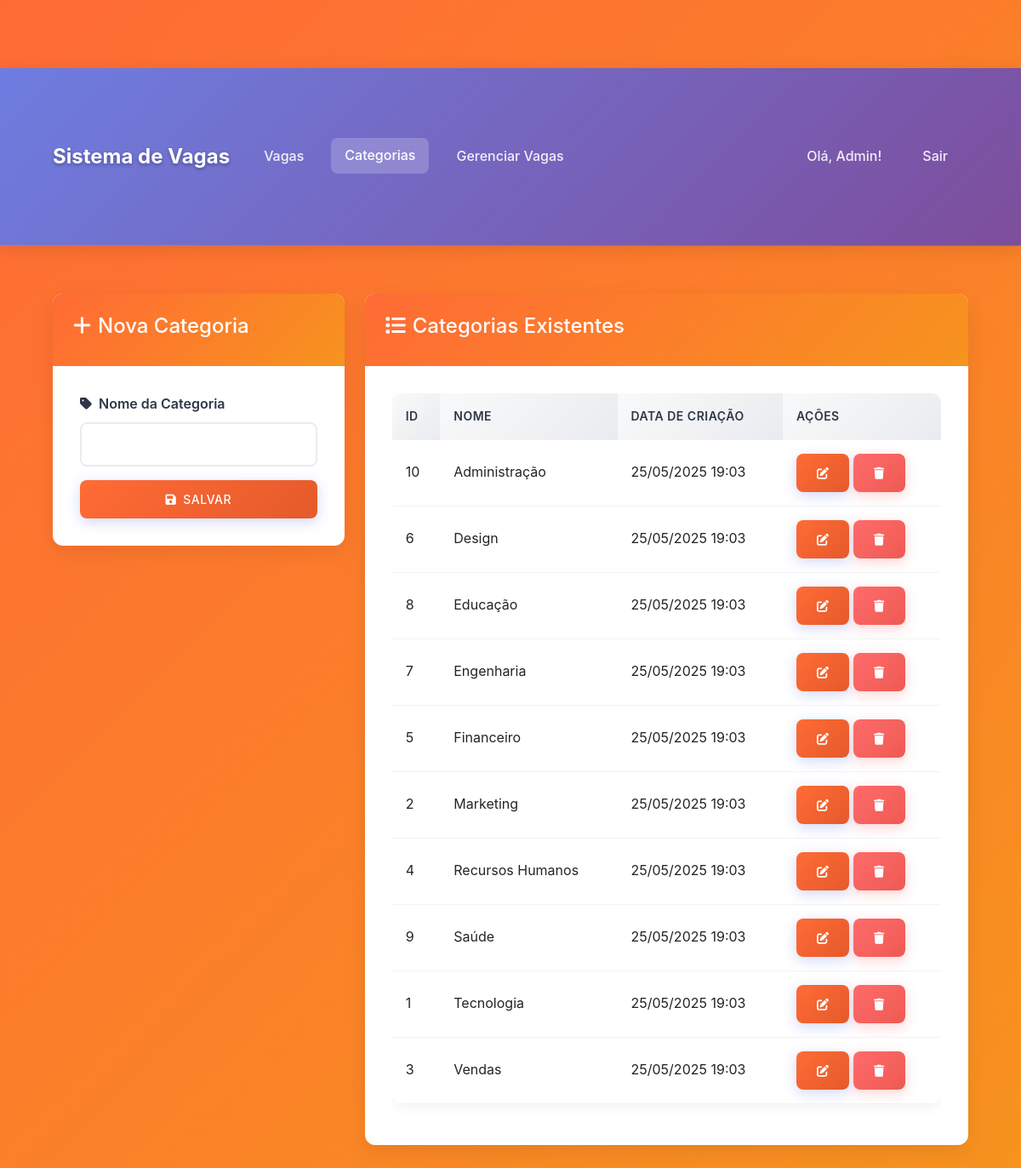
Screenshot of /admin/categories.php (signed in) with the database file from the repository.
### tables this page shows
CREATE TABLE categories (
        id INTEGER PRIMARY KEY AUTOINCREMENT,
        name VARCHAR(100) NOT NULL UNIQUE,
        created_at DATETIME DEFAULT CURRENT_TIMESTAMP
    );

### admin/categories.php (the view, shortened to what this page needs)
<?php
require_once '../config/database.php';
try {
    $stmt = $conn->query("SELECT * FROM categories ORDER BY name");
    $categories = $stmt->fetchAll(PDO::FETCH_ASSOC);
} catch (PDOException $e) {
    $error = "Erro ao carregar categorias: " . $e->getMessage();
    $categories = [];
}
?>
<!DOCTYPE html>
<html lang="pt-BR">
<head>
    <link href="https://cdn.jsdelivr.net/npm/bootstrap@5.3.0/dist/css/bootstrap.min.css" rel="stylesheet">
    <link href="https://cdnjs.cloudflare.com/ajax/libs/font-awesome/6.0.0/css/all.min.css" rel="stylesheet">
    <link href="../assets/css/style.css" rel="stylesheet">
</head>
<body>
    <nav class="navbar navbar-expand-lg navbar-dark bg-primary">
        <div class="container">
            <a class="navbar-brand" href="../index.php">Sistema de Vagas</a>
            <div class="collapse navbar-collapse" id="navbarNav">
                <ul class="navbar-nav me-auto">
                    <li class="nav-item">
                        <a class="nav-link" href="../index.php">Vagas</a>
                    </li>
                    <li class="nav-item">
                        <a class="nav-link active" href="categories.php">Categorias</a>
                    </li>
                    <li class="nav-item">
                        <a class="nav-link" href="jobs.php">Gerenciar Vagas</a>
                    </li>
                </ul>
                <ul class="navbar-nav">
                    <li class="nav-item">
                        <span class="nav-link">Olá, <?php echo htmlspecialchars($_SESSION['user_name']); ?>!</span>
                    </li>
                    <li class="nav-item">
                        <a class="nav-link" href="../logout.php">Sair</a>
                    </li>
                </ul>
            </div>
        </div>
    </nav>
    <div class="container mt-4">
        <div class="row">
            <div class="col-md-4">
                <div class="card">
                    <div class="card-header">
                        <h4><i class="fas fa-plus me-2"></i>Nova Categoria</h4>
                    </div>
                    <div class="card-body">
                        <form method="POST" id="categoryForm">
                            <div class="mb-3">
                                <label for="category_name" class="form-label">
                                    <i class="fas fa-tag me-2"></i>Nome da Categoria
                                </label>
                                <input type="text" class="form-control" id="category_name" name="category_name" required>
                            </div>
                            <div class="d-grid">
                                <button type="submit" class="btn btn-primary">
                                    <i class="fas fa-save me-2"></i>Salvar
                                </button>
                            </div>
                        </form>
                    </div>
                </div>
            </div>
            <div class="col-md-8">
                <div class="card">
                    <div class="card-header">
                        <h4><i class="fas fa-list me-2"></i>Categorias Existentes</h4>
                    </div>
                    <div class="card-body">
                        <?php if (empty($categories)): ?>
                            <div class="alert alert-info">
                                <i class="fas fa-info-circle me-2"></i>Nenhuma categoria encontrada. Crie a primeira categoria!
                            </div>
                        <?php else: ?>
                            <div class="table-responsive">
                                <table class="table table-hover">
                                    <thead class="table-light">
                                        <tr>
                                            <th>ID</th>
                                            <th>Nome</th>
                                            <th>Data de Criação</th>
                                            <th>Ações</th>
                                        </tr>
                                    </thead>
                                    <tbody>
                                        <?php foreach ($categories as $category): ?>
                                            <tr>
                                                <td><?php echo $category['id']; ?></td>
                                                <td><?php echo htmlspecialchars($category['name']); ?></td>
                                                <td><?php echo date('d/m/Y H:i', strtotime($category['created_at'])); ?></td>
                                                <td>
                                                    <button class="btn btn-sm btn-primary edit-category"
                                                            data-id="<?php echo $category['id']; ?>"
                                                            data-name="<?php echo htmlspecialchars($category['name']); ?>"
                                                            title="Editar categoria">
                                                        <i class="fas fa-edit"></i>
                                                    </button>
                                                    <form method="POST" class="d-inline" onsubmit="return confirm('Tem certeza que deseja excluir esta categoria?');">
                                                        <button type="submit" name="delete_category" class="btn btn-sm btn-danger" title="Excluir categoria">
                                                            <i class="fas fa-trash"></i>
                                                        </button>
                                                    </form>
                                                </td>
                                            </tr>
                                        <?php endforeach; ?>
                                    </tbody>
                                </table>
                            </div>
                        <?php endif; ?>
                    </div>
                </div>
            </div>
        </div>
    </div>
</body>
</html>

### assets/css/style.css (style rules this page uses)
:root { --primary-color: #ff6b35; --primary-dark: #e55a2b; --secondary-color: #f7931e; --accent-color: #ffd23f; --success-color: #06ffa5; --warning-color: #ffd23f; --danger-color: #ff6b6b; --info-color: #4ecdc4; --light-color: #ffffff; --dark-color: #2d3748; --text-muted: #4a5568; --border-radius: 12px; --box-shadow: 0 10px 30px rgba(0, 0, 0, 0.1); --transition: all 0.3s cubic-bezier(0.4, 0, 0.2, 1); }
* { margin: 0; padding: 0; box-sizing: border-box; }
body { font-family: 'Inter', -apple-system, BlinkMacSystemFont, 'Segoe UI', Roboto, sans-serif; background: linear-gradient(135deg, #ff6b35 0%, #f7931e 100%); min-height: 100vh; line-height: 1.6; color: var(--dark-color); overflow-x: hidden; padding-top: 80px; }
.navbar { background: linear-gradient(135deg, rgba(102, 126, 234, 0.95) 0%, rgba(118, 75, 162, 0.95) 100%) !important; backdrop-filter: blur(10px); border-bottom: 1px solid rgba(255, 255, 255, 0.1); box-shadow: 0 4px 20px rgba(0, 0, 0, 0.1); padding: 1rem 0; }
.navbar-brand { font-weight: 700; font-size: 1.5rem; color: white !important; text-shadow: 0 2px 4px rgba(0, 0, 0, 0.3); }
.navbar-nav .nav-link { color: rgba(255, 255, 255, 0.9) !important; font-weight: 500; margin: 0 0.5rem; padding: 0.5rem 1rem !important; border-radius: 8px; transition: var(--transition); }
.navbar-nav .nav-link:hover, .navbar-nav .nav-link.active { background: rgba(255, 255, 255, 0.2); color: white !important; transform: translateY(-1px); }
.container { margin-top: 2rem; margin-bottom: 2rem; padding: 2rem; }
.card { border: none; border-radius: var(--border-radius); box-shadow: 0 8px 25px rgba(0, 0, 0, 0.08); transition: var(--transition); overflow: hidden; background: white; }
.card-header { background: linear-gradient(135deg, var(--primary-color) 0%, var(--secondary-color) 100%); color: white; border: none; padding: 1.5rem; font-weight: 600; }
.card-body { padding: 2rem; }
.btn { border-radius: 8px; font-weight: 500; padding: 0.75rem 1.5rem; transition: var(--transition); border: none; text-transform: uppercase; letter-spacing: 0.5px; font-size: 0.875rem; }
.btn-primary { background: linear-gradient(135deg, var(--primary-color) 0%, var(--primary-dark) 100%); box-shadow: 0 4px 15px rgba(102, 126, 234, 0.3); }
.btn-danger { background: linear-gradient(135deg, #ff6b6b 0%, #ee5a52 100%); box-shadow: 0 4px 15px rgba(255, 107, 107, 0.3); }
.form-control, .form-select { border: 2px solid #e9ecef; border-radius: 8px; padding: 0.75rem 1rem; transition: var(--transition); background: white; }
.form-label { font-weight: 600; color: var(--dark-color); margin-bottom: 0.5rem; }
.table { background: white; border-radius: var(--border-radius); overflow: hidden; box-shadow: 0 4px 15px rgba(0, 0, 0, 0.05); }
.table thead th { background: linear-gradient(135deg, #f8f9fa 0%, #e9ecef 100%); border: none; font-weight: 600; color: var(--dark-color); padding: 1rem; text-transform: uppercase; letter-spacing: 0.5px; font-size: 0.875rem; }
.table tbody tr { transition: var(--transition); }
.table tbody td { padding: 1rem; border-color: #f1f3f4; vertical-align: middle; }

### rows the page displays
categories: id "10", name "Administração", created_at "25/05/2025 19:03"
categories: id "6", name "Design", created_at "25/05/2025 19:03"
categories: id "8", name "Educação", created_at "25/05/2025 19:03"
categories: id "7", name "Engenharia", created_at "25/05/2025 19:03"
categories: id "5", name "Financeiro", created_at "25/05/2025 19:03"
categories: id "2", name "Marketing", created_at "25/05/2025 19:03"
categories: id "4", name "Recursos Humanos", created_at "25/05/2025 19:03"
categories: id "9", name "Saúde", created_at "25/05/2025 19:03"
categories: id "1", name "Tecnologia", created_at "25/05/2025 19:03"
categories: id "3", name "Vendas", created_at "25/05/2025 19:03"

### other values shown
$_SESSION['user_name'] "Admin"
